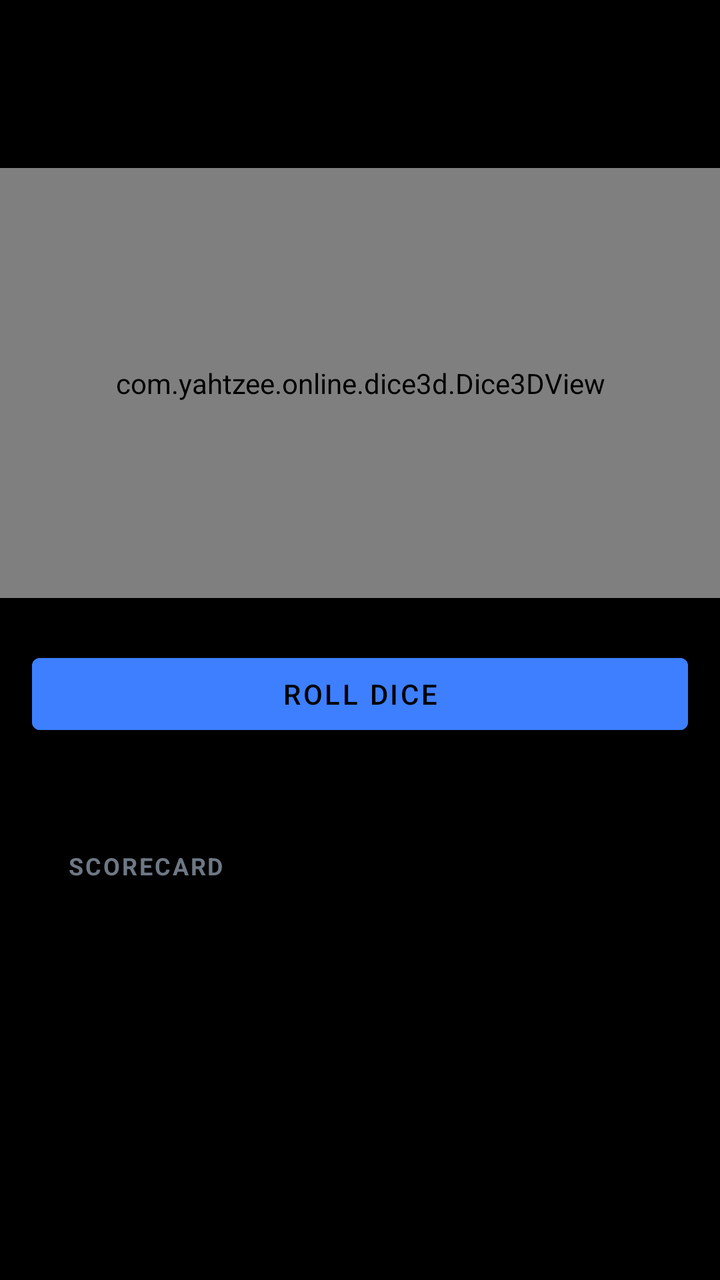
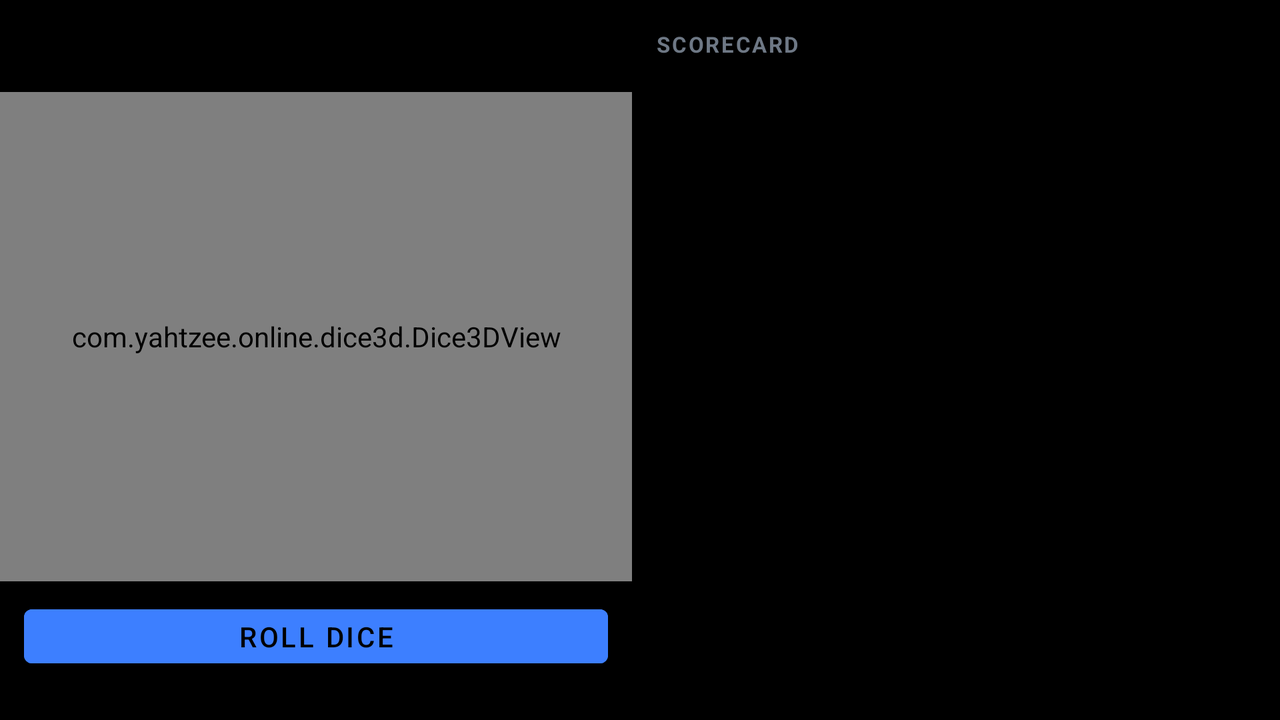

First picture: res/layout/ on a phone held upright. Second picture: the repository's own variant of that layout, on a device whose configuration matches the variant's folder. Source for both follows.
<!-- AndroidManifest.xml: application theme Theme.YahtzeeOnline -->
<!-- res/layout/activity_game.xml -->
<?xml version="1.0" encoding="utf-8"?>
<FrameLayout xmlns:android="http://schemas.android.com/apk/res/android"
    android:layout_width="match_parent"
    android:layout_height="match_parent"
    android:background="@color/background">

<LinearLayout
    android:layout_width="match_parent"
    android:layout_height="match_parent"
    android:orientation="vertical">

    <LinearLayout
        android:layout_width="match_parent"
        android:layout_height="wrap_content"
        android:orientation="horizontal"
        android:gravity="center_vertical"
        android:padding="16dp"
        android:paddingBottom="0dp">

        <ImageButton
            android:id="@+id/backButton"
            android:layout_width="40dp"
            android:layout_height="40dp"
            android:background="?attr/selectableItemBackgroundBorderless"
            android:src="@drawable/ic_back"
            android:contentDescription="@string/back"
            android:padding="9dp" />

        <TextView
            android:id="@+id/turnStatusText"
            android:layout_width="0dp"
            android:layout_height="wrap_content"
            android:layout_weight="1"
            android:textSize="18sp"
            android:textStyle="bold"
            android:gravity="center"
            android:textColor="@color/text_dark" />

        <TextView
            android:id="@+id/turnTimerText"
            android:layout_width="wrap_content"
            android:layout_height="wrap_content"
            android:minWidth="52dp"
            android:gravity="center"
            android:textSize="18sp"
            android:textStyle="bold"
            android:paddingStart="12dp"
            android:paddingEnd="12dp"
            android:paddingTop="5dp"
            android:paddingBottom="5dp"
            android:textColor="@color/text_dark"
            android:visibility="gone" />

    </LinearLayout>

    <ProgressBar
        android:id="@+id/turnTimerBar"
        style="?android:attr/progressBarStyleHorizontal"
        android:layout_width="match_parent"
        android:layout_height="4dp"
        android:layout_marginStart="16dp"
        android:layout_marginEnd="16dp"
        android:layout_marginTop="8dp"
        android:max="1000"
        android:visibility="gone" />

    <com.yahtzee.online.dice3d.Dice3DView
        android:id="@+id/dice3DView"
        android:layout_width="match_parent"
        android:layout_height="215dp"
        android:layout_marginTop="12dp"
        android:layout_marginBottom="12dp" />

    
    <TextView
        android:id="@+id/yahtzeeBanner"
        android:layout_width="match_parent"
        android:layout_height="wrap_content"
        android:layout_marginStart="16dp"
        android:layout_marginEnd="16dp"
        android:layout_marginBottom="10dp"
        android:padding="10dp"
        android:gravity="center"
        android:textSize="14sp"
        android:textStyle="bold"
        android:background="@drawable/yahtzee_banner_background"
        android:visibility="gone" />

    
    <LinearLayout
        android:id="@+id/socialRow"
        android:layout_width="match_parent"
        android:layout_height="wrap_content"
        android:orientation="horizontal"
        android:gravity="center_vertical"
        android:paddingStart="8dp"
        android:paddingEnd="8dp"
        android:layout_marginBottom="6dp"
        android:visibility="gone">

        
        <HorizontalScrollView
            android:layout_width="0dp"
            android:layout_height="wrap_content"
            android:layout_weight="1"
            android:fillViewport="true"
            android:scrollbars="none">

            <LinearLayout
                android:id="@+id/reactionRow"
                android:layout_width="wrap_content"
                android:layout_height="wrap_content"
                android:orientation="horizontal"
                android:gravity="center" />

        </HorizontalScrollView>

        
        <Button
            android:id="@+id/offTheRipButton"
            style="@style/Widget.AppCompat.Button.Borderless"
            android:layout_width="wrap_content"
            android:layout_height="wrap_content"
            android:minWidth="0dp"
            android:paddingStart="8dp"
            android:paddingEnd="8dp"
            android:textSize="12sp"
            android:text="@string/off_the_rip_button"
            android:tag="accentText"
            android:textColor="?attr/colorPrimary" />

        
        <Button
            android:id="@+id/nudgeButton"
            style="@style/Widget.AppCompat.Button.Borderless"
            android:layout_width="wrap_content"
            android:layout_height="wrap_content"
            android:minWidth="0dp"
            android:paddingStart="8dp"
            android:paddingEnd="8dp"
            android:textSize="12sp"
            android:text="@string/nudge"
            android:tag="accentText"
            android:textColor="?attr/colorPrimary"
            android:visibility="gone" />

        <Button
            android:id="@+id/chatButton"
            style="@style/Widget.AppCompat.Button.Borderless"
            android:layout_width="wrap_content"
            android:layout_height="wrap_content"
            android:minWidth="0dp"
            android:paddingStart="8dp"
            android:paddingEnd="8dp"
            android:textSize="12sp"
            android:text="@string/chat_open"
            android:tag="accentText"
            android:textColor="?attr/colorPrimary" />

    </LinearLayout>

    <LinearLayout
        android:id="@+id/holdRow"
        android:paddingStart="16dp"
        android:paddingEnd="16dp"
        android:layout_width="match_parent"
        android:layout_height="wrap_content"
        android:orientation="horizontal"
        android:gravity="center"
        android:layout_marginBottom="12dp" />

    
    <TextView
        android:id="@+id/turnSummaryText"
        android:paddingStart="16dp"
        android:paddingEnd="16dp"
        android:layout_width="match_parent"
        android:layout_height="wrap_content"
        android:gravity="center"
        android:textSize="20sp"
        android:textStyle="bold"
        android:layout_marginBottom="12dp"
        android:visibility="gone" />

    
    <LinearLayout
        android:id="@+id/diceEntryRow"
        android:layout_width="match_parent"
        android:layout_height="wrap_content"
        android:orientation="horizontal"
        android:gravity="center"
        android:paddingStart="16dp"
        android:paddingEnd="16dp"
        android:layout_marginBottom="8dp"
        android:visibility="gone" />

    
    <LinearLayout
        android:id="@+id/diceKeypadRow"
        android:layout_width="match_parent"
        android:layout_height="wrap_content"
        android:orientation="horizontal"
        android:gravity="center"
        android:paddingStart="16dp"
        android:paddingEnd="16dp"
        android:layout_marginBottom="8dp"
        android:visibility="gone" />

    <Button
        android:id="@+id/enterDiceButton"
        android:layout_width="match_parent"
        android:layout_height="wrap_content"
        android:layout_marginStart="16dp"
        android:layout_marginEnd="16dp"
        android:layout_marginBottom="8dp"
        android:text="@string/scorepad_put_down"
        android:tag="accentBg"
        android:backgroundTint="?attr/colorPrimary"
        android:visibility="gone" />

    <Button
        android:id="@+id/rollButton"
        android:layout_width="match_parent"
        android:layout_height="wrap_content"
        android:layout_marginStart="16dp"
        android:layout_marginEnd="16dp"
        android:text="@string/roll_dice"
        android:tag="accentBg"
        android:backgroundTint="?attr/colorPrimary"
        android:layout_marginBottom="8dp" />

    <TextView
        android:id="@+id/rollsLeftText"
        android:layout_width="match_parent"
        android:layout_height="wrap_content"
        android:gravity="center"
        android:textColor="@color/text_dark"
        android:layout_marginBottom="12dp" />

    <LinearLayout
        android:layout_width="match_parent"
        android:layout_height="0dp"
        android:layout_weight="1"
        android:layout_marginStart="16dp"
        android:layout_marginEnd="16dp"
        android:orientation="vertical"
        android:background="@drawable/scorecard_card_background"
        android:clipChildren="true">

        <LinearLayout
            android:layout_width="match_parent"
            android:layout_height="wrap_content"
            android:orientation="horizontal"
            android:paddingStart="18dp"
            android:paddingEnd="18dp"
            android:paddingTop="14dp"
            android:paddingBottom="10dp"
            android:gravity="center_vertical">

            <TextView
                android:layout_width="0dp"
                android:layout_height="wrap_content"
                android:layout_weight="1"
                android:text="@string/scorecard_label"
                android:textAllCaps="true"
                android:textSize="12sp"
                android:textStyle="bold"
                android:letterSpacing="0.08"
                android:textColor="@color/text_muted" />

            
            <TextView
                android:id="@+id/projectionText"
                android:layout_width="wrap_content"
                android:layout_height="wrap_content"
                android:textSize="12sp"
                android:paddingEnd="10dp"
                android:textColor="@color/text_muted"
                android:visibility="gone" />

            <TextView
                android:id="@+id/scorecardTotalText"
                android:layout_width="wrap_content"
                android:layout_height="wrap_content"
                android:textSize="13sp"
                android:textStyle="bold"
                android:tag="accentText"
                android:textColor="?attr/colorPrimary" />

        </LinearLayout>

        <HorizontalScrollView
            android:layout_width="match_parent"
            android:layout_height="wrap_content"
            android:scrollbars="none"
            android:paddingStart="14dp"
            android:paddingEnd="14dp"
            android:paddingBottom="8dp">

            <LinearLayout
                android:id="@+id/playerTabsRow"
                android:layout_width="wrap_content"
                android:layout_height="wrap_content"
                android:orientation="horizontal" />

        </HorizontalScrollView>

        
        <LinearLayout
            android:layout_width="match_parent"
            android:layout_height="0dp"
            android:layout_weight="1"
            android:orientation="horizontal">

            <ListView
                android:id="@+id/scorecardList"
                android:layout_width="0dp"
                android:layout_height="match_parent"
                android:layout_weight="1"
                android:divider="@null"
                android:dividerHeight="0dp"
                android:scrollbars="none" />

            <ListView
                android:id="@+id/scorecardListLower"
                android:layout_width="0dp"
                android:layout_height="match_parent"
                android:layout_weight="1"
                android:divider="@null"
                android:dividerHeight="0dp"
                android:scrollbars="none" />

        </LinearLayout>

    </LinearLayout>

</LinearLayout>

    
    <FrameLayout
        android:id="@+id/emojiBurstLayer"
        android:layout_width="match_parent"
        android:layout_height="match_parent"
        android:clipChildren="false"
        android:clickable="false"
        android:focusable="false"
        android:importantForAccessibility="noHideDescendants" />

    
    <TextView
        android:id="@+id/recapPanel"
        android:layout_width="wrap_content"
        android:layout_height="wrap_content"
        android:layout_gravity="top|center_horizontal"
        android:layout_marginTop="90dp"
        android:layout_marginStart="16dp"
        android:layout_marginEnd="16dp"
        android:gravity="center_horizontal"
        android:paddingStart="18dp"
        android:paddingEnd="18dp"
        android:paddingTop="12dp"
        android:paddingBottom="12dp"
        android:textSize="14sp"
        android:lineSpacingExtra="4dp"
        android:textColor="#FFFFFFFF"
        android:background="@drawable/reaction_popup_background"
        android:elevation="10dp"
        android:clickable="true"
        android:focusable="true"
        android:visibility="gone" />

    
    <TextView
        android:id="@+id/reactionPopup"
        android:layout_width="wrap_content"
        android:layout_height="wrap_content"
        android:layout_gravity="top|center_horizontal"
        android:layout_marginTop="150dp"
        android:gravity="center_vertical"
        android:paddingStart="20dp"
        android:paddingEnd="20dp"
        android:paddingTop="8dp"
        android:paddingBottom="8dp"
        android:textSize="15sp"
        android:textStyle="bold"
        android:textColor="#FFFFFFFF"
        android:background="@drawable/reaction_popup_background"
        android:elevation="8dp"
        android:clickable="false"
        android:focusable="false"
        android:visibility="gone" />

    
    <TextView
        android:id="@+id/yahtzeeShout"
        android:layout_width="wrap_content"
        android:layout_height="wrap_content"
        android:layout_gravity="center"
        android:gravity="center"
        android:paddingStart="26dp"
        android:paddingEnd="26dp"
        android:paddingTop="16dp"
        android:paddingBottom="16dp"
        android:textSize="26sp"
        android:textStyle="bold"
        android:textColor="#FFFFFFFF"
        android:background="@drawable/reaction_popup_background"
        android:elevation="12dp"
        android:clickable="false"
        android:focusable="false"
        android:visibility="gone" />

</FrameLayout>
<!-- resources referenced by this layout -->
<resources>
  <color name="background">#000000</color>
  <color name="text_dark">#FFFFFF</color>
  <color name="text_muted">#6E7885</color>
  <!-- drawable reaction_popup_background (drawable) -->
  <?xml version="1.0" encoding="utf-8"?>
  <shape xmlns:android="http://schemas.android.com/apk/res/android"
      android:shape="rectangle">
      <solid android:color="#D9101418" />
      <corners android:radius="22dp" />
  </shape>
  <!-- drawable yahtzee_banner_background (drawable) -->
  <?xml version="1.0" encoding="utf-8"?>
  <shape xmlns:android="http://schemas.android.com/apk/res/android" android:shape="rectangle">
      <solid android:color="@color/score_badge_available_bg" />
      <corners android:radius="10dp" />
  </shape>
  <string name="back">Back</string>
  <string name="chat_open">Chat</string>
  <string name="nudge">Nudge</string>
  <string name="off_the_rip_button">Off the rip</string>
  <string name="roll_dice">Roll Dice</string>
  <string name="scorecard_label">Scorecard</string>
  <string name="scorepad_put_down">PUT THESE DICE DOWN</string>
  <style name="Theme.YahtzeeOnline" parent="Theme.MaterialComponents.NoActionBar">
          <item name="colorPrimary">@color/brand_primary</item>
          <item name="colorPrimaryDark">@color/brand_primary_dark</item>
          <item name="colorAccent">@color/brand_accent</item>
          <item name="android:windowBackground">@color/background</item>
          <item name="android:textColorPrimary">@color/text_dark</item>
          <item name="android:textColor">@color/text_dark</item>
      </style>
  <color name="score_badge_available_bg">#152037</color>
  <color name="brand_primary">#3D7FFF</color>
  <color name="brand_primary_dark">#2358C9</color>
  <color name="brand_accent">#3D7FFF</color>
</resources>
<!-- res/layout-land/activity_game.xml (the repository's variant of the layout above) -->
<!-- drawn on the phone turned sideways -->
<?xml version="1.0" encoding="utf-8"?>
<FrameLayout xmlns:android="http://schemas.android.com/apk/res/android"
    android:layout_width="match_parent"
    android:layout_height="match_parent"
    android:background="@color/background">

<LinearLayout
    android:layout_width="match_parent"
    android:layout_height="match_parent"
    android:orientation="horizontal">

    
    <LinearLayout
        android:layout_width="0dp"
        android:layout_height="match_parent"
        android:layout_weight="1"
        android:orientation="vertical">

        <LinearLayout
            android:layout_width="match_parent"
            android:layout_height="wrap_content"
            android:orientation="horizontal"
            android:gravity="center_vertical"
            android:paddingStart="8dp"
            android:paddingEnd="8dp"
            android:paddingTop="6dp">

            <ImageButton
                android:id="@+id/backButton"
                android:layout_width="36dp"
                android:layout_height="36dp"
                android:background="?attr/selectableItemBackgroundBorderless"
                android:src="@drawable/ic_back"
                android:contentDescription="@string/back"
                android:padding="8dp" />

            <TextView
                android:id="@+id/turnStatusText"
                android:layout_width="0dp"
                android:layout_height="wrap_content"
                android:layout_weight="1"
                android:textSize="15sp"
                android:textStyle="bold"
                android:gravity="center"
                android:maxLines="1"
                android:ellipsize="end"
                android:textColor="@color/text_dark" />

            <TextView
                android:id="@+id/turnTimerText"
                android:layout_width="wrap_content"
                android:layout_height="wrap_content"
                android:minWidth="44dp"
                android:gravity="center"
                android:textSize="15sp"
                android:textStyle="bold"
                android:textColor="@color/text_dark"
                android:visibility="gone" />

        </LinearLayout>

        <ProgressBar
            android:id="@+id/turnTimerBar"
            style="?android:attr/progressBarStyleHorizontal"
            android:layout_width="match_parent"
            android:layout_height="3dp"
            android:layout_marginStart="12dp"
            android:layout_marginEnd="12dp"
            android:max="1000"
            android:visibility="gone" />

        
        <com.yahtzee.online.dice3d.Dice3DView
            android:id="@+id/dice3DView"
            android:layout_width="match_parent"
            android:layout_height="0dp"
            android:layout_weight="1"
            android:layout_marginTop="4dp"
            android:layout_marginBottom="4dp" />

        <TextView
            android:id="@+id/yahtzeeBanner"
            android:layout_width="match_parent"
            android:layout_height="wrap_content"
            android:layout_marginStart="12dp"
            android:layout_marginEnd="12dp"
            android:layout_marginBottom="4dp"
            android:padding="6dp"
            android:gravity="center"
            android:textSize="12sp"
            android:textStyle="bold"
            android:background="@drawable/yahtzee_banner_background"
            android:visibility="gone" />

        <LinearLayout
            android:id="@+id/socialRow"
            android:layout_width="match_parent"
            android:layout_height="wrap_content"
            android:orientation="horizontal"
            android:gravity="center_vertical"
            android:paddingStart="4dp"
            android:paddingEnd="4dp"
            android:visibility="gone">

            
            <HorizontalScrollView
                android:layout_width="0dp"
                android:layout_height="wrap_content"
                android:layout_weight="1"
                android:fillViewport="true"
                android:scrollbars="none">

                <LinearLayout
                    android:id="@+id/reactionRow"
                    android:layout_width="wrap_content"
                    android:layout_height="wrap_content"
                    android:orientation="horizontal"
                    android:gravity="center" />

            </HorizontalScrollView>

            <Button
                android:id="@+id/offTheRipButton"
                style="@style/Widget.AppCompat.Button.Borderless"
                android:layout_width="wrap_content"
                android:layout_height="wrap_content"
                android:minWidth="0dp"
                android:paddingStart="6dp"
                android:paddingEnd="6dp"
                android:textSize="11sp"
                android:text="@string/off_the_rip_button"
                android:tag="accentText"
                android:textColor="?attr/colorPrimary" />

            <Button
                android:id="@+id/nudgeButton"
                style="@style/Widget.AppCompat.Button.Borderless"
                android:layout_width="wrap_content"
                android:layout_height="wrap_content"
                android:minWidth="0dp"
                android:paddingStart="6dp"
                android:paddingEnd="6dp"
                android:textSize="11sp"
                android:text="@string/nudge"
                android:tag="accentText"
                android:textColor="?attr/colorPrimary"
                android:visibility="gone" />

            <Button
                android:id="@+id/chatButton"
                style="@style/Widget.AppCompat.Button.Borderless"
                android:layout_width="wrap_content"
                android:layout_height="wrap_content"
                android:minWidth="0dp"
                android:paddingStart="6dp"
                android:paddingEnd="6dp"
                android:textSize="11sp"
                android:text="@string/chat_open"
                android:tag="accentText"
                android:textColor="?attr/colorPrimary" />

        </LinearLayout>

        <LinearLayout
            android:id="@+id/holdRow"
            android:layout_width="match_parent"
            android:layout_height="wrap_content"
            android:orientation="horizontal"
            android:gravity="center"
            android:paddingStart="8dp"
            android:paddingEnd="8dp"
            android:layout_marginBottom="4dp" />

    
    <LinearLayout
        android:id="@+id/diceEntryRow"
        android:layout_width="match_parent"
        android:layout_height="wrap_content"
        android:orientation="horizontal"
        android:gravity="center"
        android:paddingStart="16dp"
        android:paddingEnd="16dp"
        android:layout_marginBottom="8dp"
        android:visibility="gone" />

    <Button
        android:id="@+id/enterDiceButton"
        android:layout_width="match_parent"
        android:layout_height="wrap_content"
        android:layout_marginStart="16dp"
        android:layout_marginEnd="16dp"
        android:layout_marginBottom="8dp"
        android:text="@string/scorepad_put_down"
        android:tag="accentBg"
        android:backgroundTint="?attr/colorPrimary"
        android:visibility="gone" />

        <Button
            android:id="@+id/rollButton"
            android:layout_width="match_parent"
            android:layout_height="wrap_content"
            android:layout_marginStart="12dp"
            android:layout_marginEnd="12dp"
            android:minHeight="0dp"
            android:text="@string/roll_dice"
            android:tag="accentBg"
            android:backgroundTint="?attr/colorPrimary" />

        <TextView
            android:id="@+id/rollsLeftText"
            android:layout_width="match_parent"
            android:layout_height="wrap_content"
            android:gravity="center"
            android:textSize="12sp"
            android:paddingTop="2dp"
            android:paddingBottom="4dp"
            android:textColor="@color/text_dark" />

    </LinearLayout>

    
    <LinearLayout
        android:layout_width="0dp"
        android:layout_height="match_parent"
        android:layout_weight="1"
        android:orientation="vertical"
        android:layout_marginTop="6dp"
        android:layout_marginBottom="6dp"
        android:layout_marginEnd="8dp"
        android:background="@drawable/scorecard_card_background">

        <LinearLayout
            android:layout_width="match_parent"
            android:layout_height="wrap_content"
            android:orientation="horizontal"
            android:paddingStart="12dp"
            android:paddingEnd="12dp"
            android:paddingTop="8dp"
            android:paddingBottom="4dp"
            android:gravity="center_vertical">

            <TextView
                android:layout_width="0dp"
                android:layout_height="wrap_content"
                android:layout_weight="1"
                android:text="@string/scorecard_label"
                android:textAllCaps="true"
                android:textSize="11sp"
                android:textStyle="bold"
                android:letterSpacing="0.08"
                android:textColor="@color/text_muted" />

            <TextView
                android:id="@+id/projectionText"
                android:layout_width="wrap_content"
                android:layout_height="wrap_content"
                android:textSize="11sp"
                android:paddingEnd="8dp"
                android:textColor="@color/text_muted"
                android:visibility="gone" />

            <TextView
                android:id="@+id/scorecardTotalText"
                android:layout_width="wrap_content"
                android:layout_height="wrap_content"
                android:textSize="12sp"
                android:textStyle="bold"
                android:tag="accentText"
                android:textColor="?attr/colorPrimary" />

        </LinearLayout>

        <HorizontalScrollView
            android:layout_width="match_parent"
            android:layout_height="wrap_content"
            android:scrollbars="none"
            android:paddingStart="10dp"
            android:paddingEnd="10dp"
            android:paddingBottom="4dp">

            <LinearLayout
                android:id="@+id/playerTabsRow"
                android:layout_width="wrap_content"
                android:layout_height="wrap_content"
                android:orientation="horizontal" />

        </HorizontalScrollView>

        
        <LinearLayout
            android:layout_width="match_parent"
            android:layout_height="0dp"
            android:layout_weight="1"
            android:orientation="horizontal">

            <ListView
                android:id="@+id/scorecardList"
                android:layout_width="0dp"
                android:layout_height="match_parent"
                android:layout_weight="1"
                android:divider="@null"
                android:dividerHeight="0dp"
                android:scrollbars="none" />

            <ListView
                android:id="@+id/scorecardListLower"
                android:layout_width="0dp"
                android:layout_height="match_parent"
                android:layout_weight="1"
                android:divider="@null"
                android:dividerHeight="0dp"
                android:scrollbars="none" />

        </LinearLayout>

    </LinearLayout>

</LinearLayout>

    <FrameLayout
        android:id="@+id/emojiBurstLayer"
        android:layout_width="match_parent"
        android:layout_height="match_parent"
        android:clipChildren="false"
        android:clickable="false"
        android:focusable="false"
        android:importantForAccessibility="noHideDescendants" />

    
    <TextView
        android:id="@+id/recapPanel"
        android:layout_width="wrap_content"
        android:layout_height="wrap_content"
        android:layout_gravity="top|center_horizontal"
        android:layout_marginTop="34dp"
        android:layout_marginStart="16dp"
        android:layout_marginEnd="16dp"
        android:gravity="center_horizontal"
        android:paddingStart="16dp"
        android:paddingEnd="16dp"
        android:paddingTop="10dp"
        android:paddingBottom="10dp"
        android:textSize="12sp"
        android:lineSpacingExtra="2dp"
        android:textColor="#FFFFFFFF"
        android:background="@drawable/reaction_popup_background"
        android:elevation="10dp"
        android:clickable="true"
        android:focusable="true"
        android:visibility="gone" />

    <TextView
        android:id="@+id/reactionPopup"
        android:layout_width="wrap_content"
        android:layout_height="wrap_content"
        android:layout_gravity="top|center_horizontal"
        android:layout_marginTop="60dp"
        android:gravity="center_vertical"
        android:paddingStart="20dp"
        android:paddingEnd="20dp"
        android:paddingTop="8dp"
        android:paddingBottom="8dp"
        android:textSize="15sp"
        android:textStyle="bold"
        android:textColor="#FFFFFFFF"
        android:background="@drawable/reaction_popup_background"
        android:elevation="8dp"
        android:clickable="false"
        android:focusable="false"
        android:visibility="gone" />

    
    <TextView
        android:id="@+id/yahtzeeShout"
        android:layout_width="wrap_content"
        android:layout_height="wrap_content"
        android:layout_gravity="center"
        android:gravity="center"
        android:paddingStart="26dp"
        android:paddingEnd="26dp"
        android:paddingTop="16dp"
        android:paddingBottom="16dp"
        android:textSize="26sp"
        android:textStyle="bold"
        android:textColor="#FFFFFFFF"
        android:background="@drawable/reaction_popup_background"
        android:elevation="12dp"
        android:clickable="false"
        android:focusable="false"
        android:visibility="gone" />

</FrameLayout>
